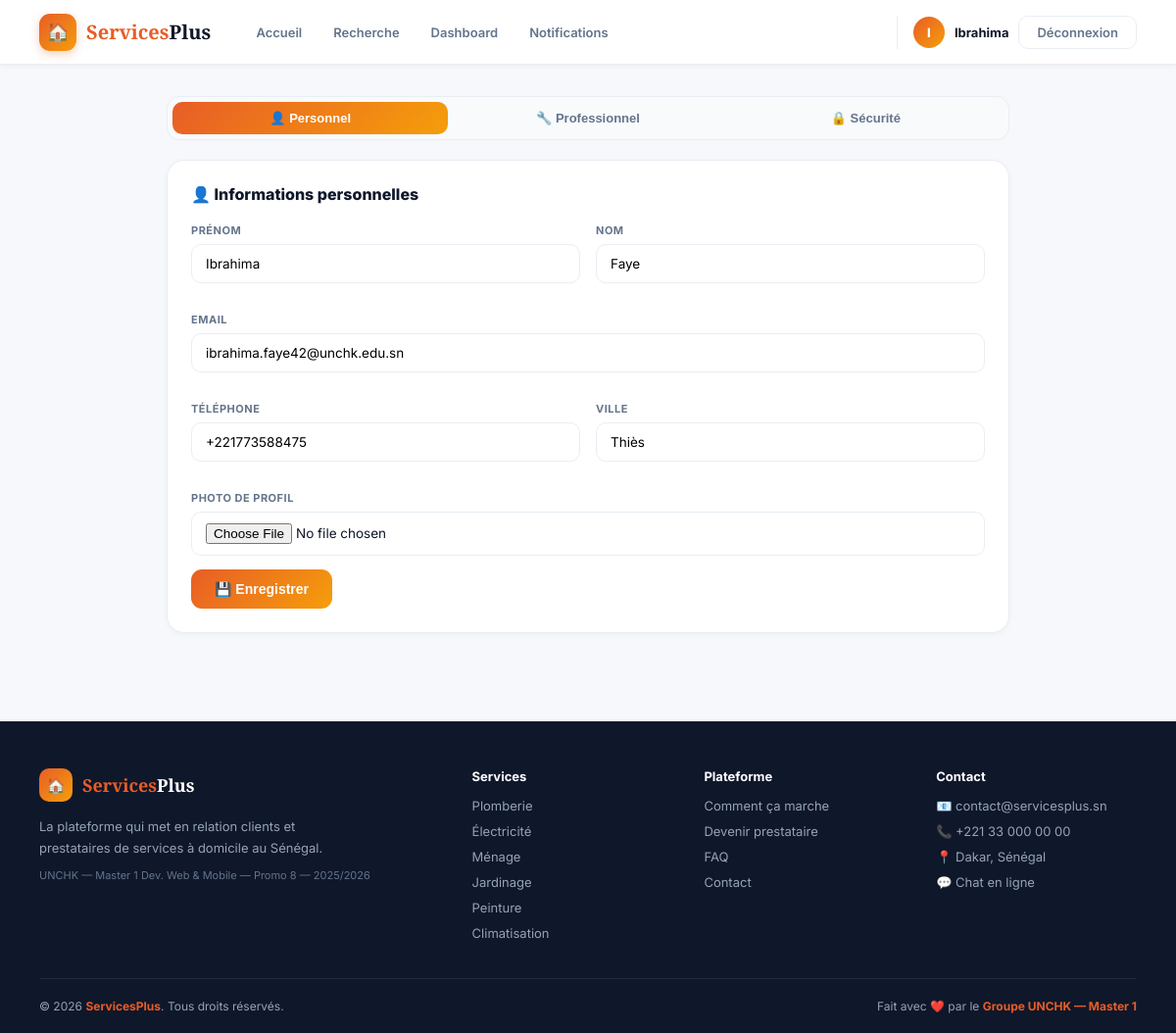
The app's page /espace_client/mon_profil.php (signed in) with its own data.
### tables this page shows
CREATE TABLE IF NOT EXISTS `utilisateurs` (
  `id` int NOT NULL AUTO_INCREMENT,
  `role` enum('client','prestataire','admin') NOT NULL DEFAULT 'client',
  `nom` varchar(100) NOT NULL,
  `prenom` varchar(100) NOT NULL,
  `email` varchar(150) NOT NULL,
  `mot_de_passe` varchar(255) NOT NULL,
  `telephone` varchar(20) DEFAULT NULL,
  `ville` varchar(100) DEFAULT NULL,
  `photo` varchar(255) DEFAULT NULL,
  `statut` enum('actif','suspendu') NOT NULL DEFAULT 'actif',
  `date_creation` datetime NOT NULL DEFAULT CURRENT_TIMESTAMP,
  PRIMARY KEY (`id`),
  UNIQUE KEY `email` (`email`)
);

### config/session.php (called while the page is built, shortened)
<?php
function utilisateurConnecte(): ?array
{
    return [
        'id'     => $_SESSION['user_id'],
        'nom'    => $_SESSION['nom'],
        'prenom' => $_SESSION['prenom'],
        'role'   => $_SESSION['role'],
        'photo'  => $_SESSION['photo'] ?? null,
    ];
}

### includes/fonctions.php (called while the page is built, shortened)
<?php
function e(?string $texte): string
{
    return htmlspecialchars($texte ?? '', ENT_QUOTES, 'UTF-8');
}

### espace_client/mon_profil.php (the view, shortened to what this page needs)
<?php
require '../config/connexion.php';
require '../config/session.php';
require '../includes/fonctions.php';
$prestaId = $_SESSION['user_id'];
$stmt = $pdo->prepare('SELECT * FROM utilisateurs WHERE id=?'); $stmt->execute([$prestaId]); $user = $stmt->fetch();
$racine      = '../';
require '../includes/header.php';
?>
<div class="container">
  <div class="tabs">
    <button class="tab active" onclick="showTab('perso',this)">👤 Personnel</button>
    <button class="tab" onclick="showTab('pro',this)">🔧 Professionnel</button>
    <button class="tab" onclick="showTab('securite',this)">🔒 Sécurité</button>
  </div>
  <div class="sec active" id="sec-perso">
    <div class="card">
      <div class="card-title">👤 Informations personnelles</div>
      <form method="post" enctype="multipart/form-data" id="formProfil">
        <div class="form-grid">
          <div class="fg"><label class="fl">Prénom</label><input type="text" name="prenom" class="fi" value="<?= e($user['prenom']) ?>" required></div>
          <div class="fg"><label class="fl">Nom</label><input type="text" name="nom" class="fi" value="<?= e($user['nom']) ?>" required></div>
          <div class="fg full"><label class="fl">Email</label><input type="email" name="email" class="fi" value="<?= e($user['email']) ?>" required></div>
          <div class="fg"><label class="fl">Téléphone</label><input type="tel" name="telephone" class="fi" value="<?= e($user['telephone'] ?? '') ?>"></div>
          <div class="fg"><label class="fl">Ville</label><input type="text" name="ville" class="fi" value="<?= e($user['ville'] ?? '') ?>"></div>
          <div class="fg full"><label class="fl">Photo de profil</label><input type="file" name="photo" class="fi" accept="image/*"></div>
        </div>
        <button type="submit" name="maj_profil" value="1" class="btn-p">💾 Enregistrer</button>
      </form>
    </div>
  </div>
</div>
<?php require '../includes/footer.php'; ?>

### includes/header.php (shortened to what this page needs)
<?php
$racine      = $racine ?? '';
$page_active = $page_active ?? '';
$utilisateur = utilisateurConnecte();
?>
<!DOCTYPE html>
<html lang="fr">
<head>
</head>
<body>
<nav>
  <a href="<?= $racine ?>index.php" class="logo" id="logoLink" onclick="return logoClick(event)">
    <div class="logo-icon">🏠</div>
    <div class="logo-text"><span>Services</span><span>Plus</span></div>
  </a>
  <div class="nav-links">
    <a href="<?= $racine ?>index.php" class="nav-link <?= $page_active==='accueil'?'active':'' ?>">Accueil</a>
    <a href="<?= $racine ?>recherche.php" class="nav-link <?= $page_active==='recherche'?'active':'' ?>">Recherche</a>
<?php if (!$utilisateur): ?>
    <a href="<?= $racine ?>faq.php" class="nav-link <?= $page_active==='faq'?'active':'' ?>">FAQ</a>
    <a href="<?= $racine ?>contact.php" class="nav-link <?= $page_active==='contact'?'active':'' ?>">Contact</a>
<?php elseif ($utilisateur['role'] === 'prestataire'): ?>
    <a href="<?= $racine ?>espace_prestataire/dashboard_prestataire.php" class="nav-link <?= $page_active==='dashboard'?'active':'' ?>">Dashboard</a>
    <a href="<?= $racine ?>espace_prestataire/notifications.php" class="nav-link <?= $page_active==='notifications'?'active':'' ?>">Notifications</a>
<?php endif; ?>
  </div>
  <div class="nav-actions">
<?php if (!$utilisateur): ?>
    <a href="<?= $racine ?>connexion.php" class="btn-login">Connexion</a>
    <a href="<?= $racine ?>inscription.php" class="btn-register">S'inscrire</a>
<?php else: ?>
    <a href="<?= $racine ?><?= $utilisateur['role']==='admin' ? '' : ($utilisateur['role']==='client' ? 'espace_client/' : 'espace_prestataire/') ?>mon_profil.php" class="nav-user">
      <span class="nav-user-avatar"><?= strtoupper(substr($utilisateur['prenom'],0,1)) ?></span>
      <?= e($utilisateur['prenom']) ?>
    </a>
    <a href="<?= $racine ?>deconnexion.php" class="btn-login">Déconnexion</a>
<?php endif; ?>
  </div>
</nav>

### records on screen
utilisateurs: prenom "I", prenom "Ibrahima", nom "Faye", email "ibrahima.faye42@unchk.edu.sn", telephone "+221773588475", ville "Thiès"
